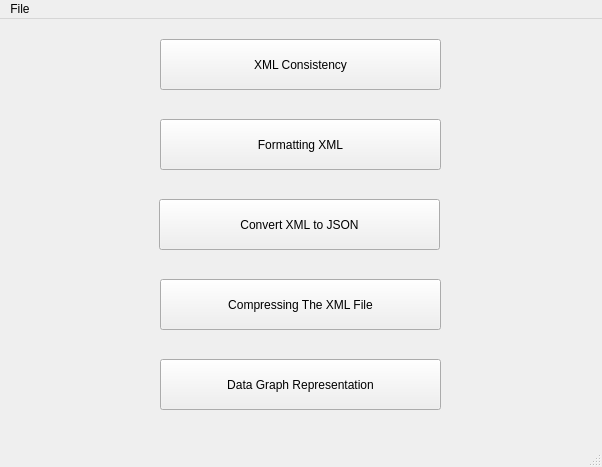
<?xml version="1.0" encoding="UTF-8"?>
<ui version="4.0">
 <class>Options</class>
 <widget class="QMainWindow" name="Options">
  <property name="geometry">
   <rect>
    <x>0</x>
    <y>0</y>
    <width>602</width>
    <height>467</height>
   </rect>
  </property>
  <property name="windowTitle">
   <string>Options</string>
  </property>
  <widget class="QWidget" name="centralwidget">
   <widget class="QPushButton" name="pushButton">
    <property name="geometry">
     <rect>
      <x>160</x>
      <y>20</y>
      <width>281</width>
      <height>51</height>
     </rect>
    </property>
    <property name="text">
     <string>XML Consistency</string>
    </property>
   </widget>
   <widget class="QPushButton" name="pushButton_2">
    <property name="geometry">
     <rect>
      <x>160</x>
      <y>100</y>
      <width>281</width>
      <height>51</height>
     </rect>
    </property>
    <property name="text">
     <string>Formatting XML</string>
    </property>
   </widget>
   <widget class="QPushButton" name="pushButton_3">
    <property name="geometry">
     <rect>
      <x>159</x>
      <y>180</y>
      <width>281</width>
      <height>51</height>
     </rect>
    </property>
    <property name="text">
     <string>Convert XML to JSON</string>
    </property>
   </widget>
   <widget class="QPushButton" name="pushButton_4">
    <property name="geometry">
     <rect>
      <x>160</x>
      <y>260</y>
      <width>281</width>
      <height>51</height>
     </rect>
    </property>
    <property name="text">
     <string>Compressing The XML File</string>
    </property>
   </widget>
   <widget class="QPushButton" name="pushButton_5">
    <property name="geometry">
     <rect>
      <x>160</x>
      <y>340</y>
      <width>281</width>
      <height>51</height>
     </rect>
    </property>
    <property name="text">
     <string>Data Graph Representation</string>
    </property>
   </widget>
  </widget>
  <widget class="QMenuBar" name="menubar">
   <property name="geometry">
    <rect>
     <x>0</x>
     <y>0</y>
     <width>602</width>
     <height>22</height>
    </rect>
   </property>
   <widget class="QMenu" name="menuNew">
    <property name="title">
     <string>File</string>
    </property>
    <addaction name="actionOpen"/>
   </widget>
   <addaction name="menuNew"/>
  </widget>
  <widget class="QStatusBar" name="statusbar"/>
  <action name="actionOpen">
   <property name="icon">
    <iconset theme="Open" resource="Resources.qrc">
     <normaloff>:/Images/open.jpeg</normaloff>:/Images/open.jpeg</iconset>
   </property>
   <property name="text">
    <string>Open</string>
   </property>
   <property name="shortcut">
    <string>Ctrl+O</string>
   </property>
  </action>
 </widget>
 <resources>
  <include location="Resources.qrc"/>
 </resources>
 <connections/>
</ui>
